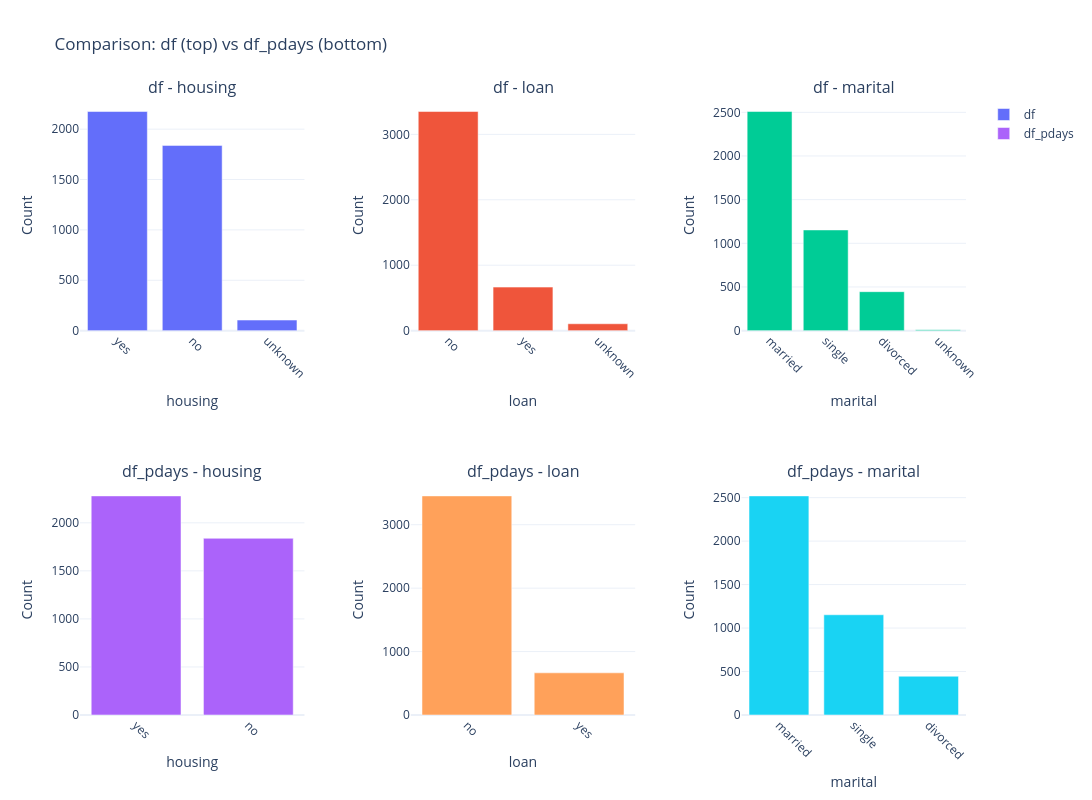

The notebook cell saved with this chart:
### Code cell
categorical_cols = ["housing", "loan", "marital"]

fig = make_subplots(
    rows=2,
    cols=3,
    subplot_titles=[
        "df - housing", "df - loan", "df - marital",
        "df_pdays - housing", "df_pdays - loan", "df_pdays - marital"
    ],
    horizontal_spacing=0.12,
    vertical_spacing=0.25
)

# ---------- TOP ROW: df ----------
for i, feature in enumerate(categorical_cols, start=1):

    counts = df[feature].astype(str).value_counts()

    fig.add_trace(
        go.Bar(
            x=counts.index,
            y=counts.values,
            name="df",
            showlegend=(i == 1)
        ),
        row=1,
        col=i
    )

    fig.update_xaxes(
        title_text=feature,
        tickangle=45,
        row=1,
        col=i
    )

    fig.update_yaxes(
        title_text="Count",
        row=1,
        col=i
    )

# ---------- BOTTOM ROW: df_pdays ----------
for i, feature in enumerate(categorical_cols, start=1):

    counts = df_pdays[feature].astype(str).value_counts()

    fig.add_trace(
        go.Bar(
            x=counts.index,
            y=counts.values,
            name="df_pdays",
            showlegend=(i == 1)
        ),
        row=2,
        col=i
    )

    fig.update_xaxes(
        title_text=feature,
        tickangle=45,
        row=2,
        col=i
    )

    fig.update_yaxes(
        title_text="Count",
        row=2,
        col=i
    )

# ---------- layout ----------
fig.update_layout(
    title="Comparison: df (top) vs df_pdays (bottom)",
    template="plotly_white",
    height=800,
    width=1100,
    showlegend=True
)

fig.show()

### Figure 1 — Plotly figure (JSON) as saved in the notebook; plotly's stock layout.template omitted (floating-point values rounded to 4 significant figures)
{"data": [{"name": "df", "showlegend": true, "type": "bar", "x": ["yes", "no", "unknown"], "xaxis": "x", "y": [2175, 1839, 105], "yaxis": "y"}, {"name": "df", "showlegend": false, "type": "bar", "x": ["no", "yes", "unknown"], "xaxis": "x2", "y": [3349, 665, 105], "yaxis": "y2"}, {"name": "df", "showlegend": false, "type": "bar", "x": ["married", "single", "divorced", "unknown"], "xaxis": "x3", "y": [2509, 1153, 446, 11], "yaxis": "y3"}, {"name": "df_pdays", "showlegend": true, "type": "bar", "x": ["yes", "no"], "xaxis": "x4", "y": [2280, 1839], "yaxis": "y4"}, {"name": "df_pdays", "showlegend": false, "type": "bar", "x": ["no", "yes"], "xaxis": "x5", "y": [3454, 665], "yaxis": "y5"}, {"name": "df_pdays", "showlegend": false, "type": "bar", "x": ["married", "single", "divorced"], "xaxis": "x6", "y": [2520, 1153, 446], "yaxis": "y6"}], "layout": {"annotations": [{"font": {"size": 16}, "showarrow": false, "text": "df - housing", "x": 0.1267, "xanchor": "center", "xref": "paper", "y": 1, "yanchor": "bottom", "yref": "paper"}, {"font": {"size": 16}, "showarrow": false, "text": "df - loan", "x": 0.5, "xanchor": "center", "xref": "paper", "y": 1, "yanchor": "bottom", "yref": "paper"}, {"font": {"size": 16}, "showarrow": false, "text": "df - marital", "x": 0.8733, "xanchor": "center", "xref": "paper", "y": 1, "yanchor": "bottom", "yref": "paper"}, {"font": {"size": 16}, "showarrow": false, "text": "df_pdays - housing", "x": 0.1267, "xanchor": "center", "xref": "paper", "y": 0.375, "yanchor": "bottom", "yref": "paper"}, {"font": {"size": 16}, "showarrow": false, "text": "df_pdays - loan", "x": 0.5, "xanchor": "center", "xref": "paper", "y": 0.375, "yanchor": "bottom", "yref": "paper"}, {"font": {"size": 16}, "showarrow": false, "text": "df_pdays - marital", "x": 0.8733, "xanchor": "center", "xref": "paper", "y": 0.375, "yanchor": "bottom", "yref": "paper"}], "height": 800, "showlegend": true, "title": {"text": "Comparison: df (top) vs df_pdays (bottom)"}, "width": 1100, "xaxis": {"anchor": "y", "domain": [0, 0.2533], "tickangle": 45, "title": {"text": "housing"}}, "xaxis2": {"anchor": "y2", "domain": [0.3733, 0.6267], "tickangle": 45, "title": {"text": "loan"}}, "xaxis3": {"anchor": "y3", "domain": [0.7467, 1], "tickangle": 45, "title": {"text": "marital"}}, "xaxis4": {"anchor": "y4", "domain": [0, 0.2533], "tickangle": 45, "title": {"text": "housing"}}, "xaxis5": {"anchor": "y5", "domain": [0.3733, 0.6267], "tickangle": 45, "title": {"text": "loan"}}, "xaxis6": {"anchor": "y6", "domain": [0.7467, 1], "tickangle": 45, "title": {"text": "marital"}}, "yaxis": {"anchor": "x", "domain": [0.625, 1], "title": {"text": "Count"}}, "yaxis2": {"anchor": "x2", "domain": [0.625, 1], "title": {"text": "Count"}}, "yaxis3": {"anchor": "x3", "domain": [0.625, 1], "title": {"text": "Count"}}, "yaxis4": {"anchor": "x4", "domain": [0, 0.375], "title": {"text": "Count"}}, "yaxis5": {"anchor": "x5", "domain": [0, 0.375], "title": {"text": "Count"}}, "yaxis6": {"anchor": "x6", "domain": [0, 0.375], "title": {"text": "Count"}}}}
